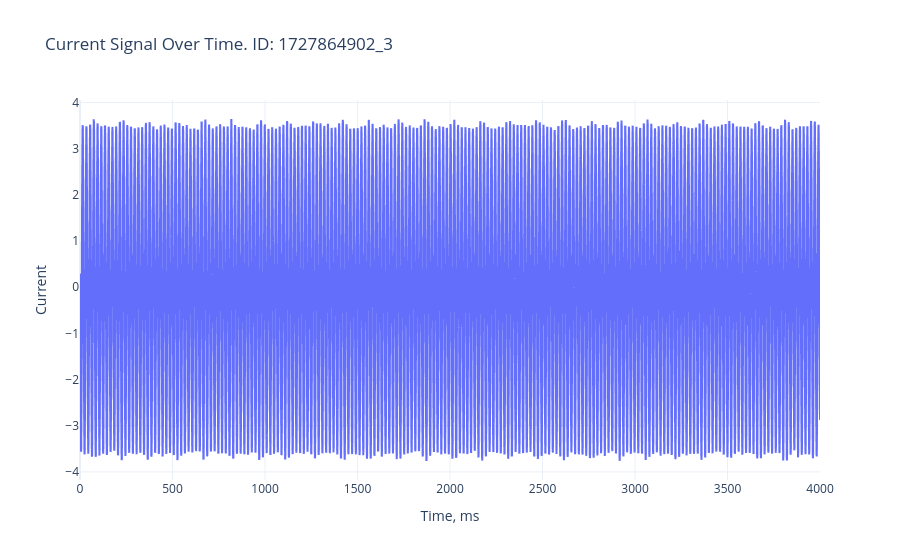

The cell this chart's notebook holds for it:
### Markdown cell above
### Signal Visualization

### Code cell
import plotly.express as px

fig = px.line(
    specific_measurement_df,
    x=specific_measurement_df.index,
    y='Current',
    title=f'Current Signal Over Time. ID: {specific_measurement_id}',
    labels={'x': 'Time, ms', 'Current': 'Current'},
    template='plotly_white'
)

fig.update_layout(
    xaxis_title="Time, ms",
    yaxis_title="Current"
)

fig.show()

### Figure 1 — Plotly figure (JSON) as saved in the notebook; plotly's stock layout.template omitted (floating-point values rounded to 4 significant figures; data arrays with more than 128 entries replaced by an {"elided": "..."} marker saying what was removed)
{"data": [{"hovertemplate": "Time=%{x}<br>Current=%{y}<extra></extra>", "legendgroup": "", "line": {"color": "#636efa", "dash": "solid"}, "marker": {"symbol": "circle"}, "mode": "lines", "name": "", "showlegend": false, "type": "scattergl", "x": {"elided": "16384 float values"}, "xaxis": "x", "y": {"elided": "16384 float values"}, "yaxis": "y"}], "layout": {"legend": {"tracegroupgap": 0}, "title": {"text": "Current Signal Over Time. ID: 1727864902_3"}, "xaxis": {"anchor": "y", "domain": [0, 1], "title": {"text": "Time, ms"}}, "yaxis": {"anchor": "x", "domain": [0, 1], "title": {"text": "Current"}}}}
